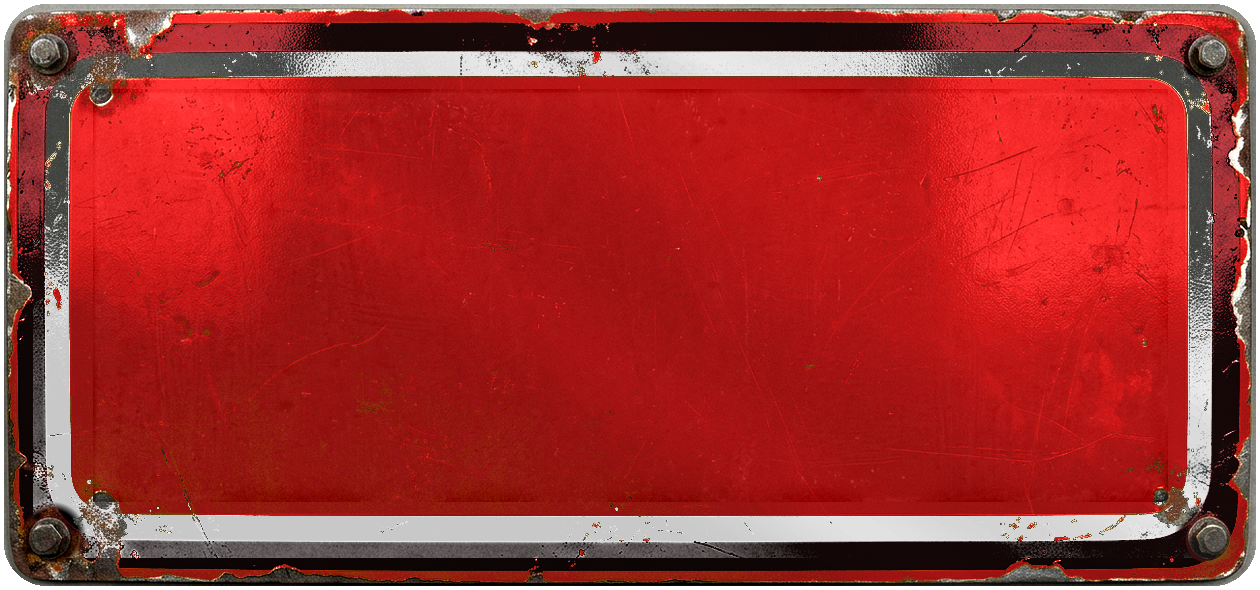
#> input picture assets/signs/sign_01_rock.png, 1260 x 590 px, found by its file name; its folder holds 4 pictures in this run
$ python sync_real_channel_assets.py
#> lines starting #> are read from the running program, lines starting #| are printed output that depends on the picture; after the words box and inside, x2 and y2 are one past the last pixel; in counts of white or black regions, pixels touching at a corner belong together
import os
import shutil
import numpy as np
from PIL import Image, ImageDraw, ImageFont, ImageFilter

SITE_DIR = r"C:\PROJETOS\5-FERRAMENTAS\SITE_VORTICE_MIDIA"
CANAIS_DIR = r"C:\PROJETOS\1-CANAIS"

BANNERS_OUT = os.path.join(SITE_DIR, "assets", "banners")
LOGOS_COLOR_OUT = os.path.join(SITE_DIR, "assets", "logos_color")
AUDIO_OUT = os.path.join(SITE_DIR, "assets", "audio")
SIGNS_DIR = os.path.join(SITE_DIR, "assets", "signs")

os.makedirs(BANNERS_OUT, exist_ok=True)
os.makedirs(LOGOS_COLOR_OUT, exist_ok=True)
os.makedirs(AUDIO_OUT, exist_ok=True)

# 1. Clean any faint rectangular alpha border on all 10 road signs so NO transparent box ever appears
for fname in sorted(os.listdir(SIGNS_DIR)):
    if not fname.endswith(".png"):
        continue
    fpath = os.path.join(SIGNS_DIR, fname)
    img = Image.open(fpath).convert("RGBA")
#> img is the input picture: PIL image 1260x590 RGBA; mean R, G, B, A 160, 47, 44.7, 249.4
    arr = np.array(img, dtype=np.float32)
    alpha = arr[:, :, 3]
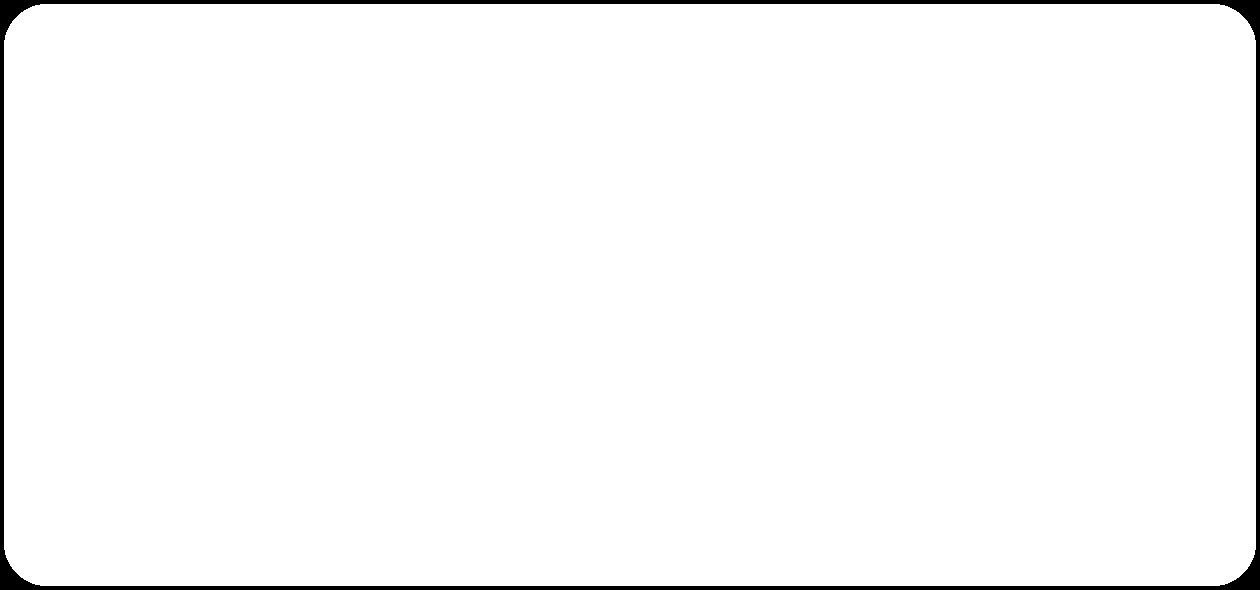
#> alpha: shape (590, 1260) float32; 97.8% white; 1 black region, box (x1, y1, x2, y2) and area: (0, 0, 1260, 590) 16308
    # Zero out any low-alpha halo (< 45) and feather cleanly
    alpha = np.where(alpha < 45, 0.0, alpha)
    # Also ensure outer 4px frame is 100% transparent so GPU texture clamping never draws a box border
    alpha[:4, :] = 0.0
    alpha[-4:, :] = 0.0
    alpha[:, :4] = 0.0
    alpha[:, -4:] = 0.0
    arr[:, :, 3] = alpha
    Image.fromarray(np.clip(arr, 0, 255).astype(np.uint8), "RGBA").save(fpath, "PNG")
    print(f"[OK] Cleaned sign alpha border: {fname}")

# 2. Copy Official YouTube Banners & Colored Logos for the 10 Channels
def save_web_jpg(src_path, dst_path, target_w=1600, target_h=900):
    img = Image.open(src_path).convert("RGB")
    w, h = img.size
    target_ratio = target_w / target_h
    cur_ratio = w / h
    if cur_ratio > target_ratio:
        new_w = int(h * target_ratio)
        left = (w - new_w) // 2
        img = img.crop((left, 0, left + new_w, h))
    else:
        new_h = int(w / target_ratio)
        top = (h - new_h) // 2
        img = img.crop((0, top, w, top + new_h))
    img = img.resize((target_w, target_h), Image.Resampling.LANCZOS)
    img.save(dst_path, "JPEG", quality=92)
    print(f"[OK] Saved banner: {os.path.basename(dst_path)}")

# Find accented folders dynamically
#> (the run stopped early here; a loop or call above may not have finished)
